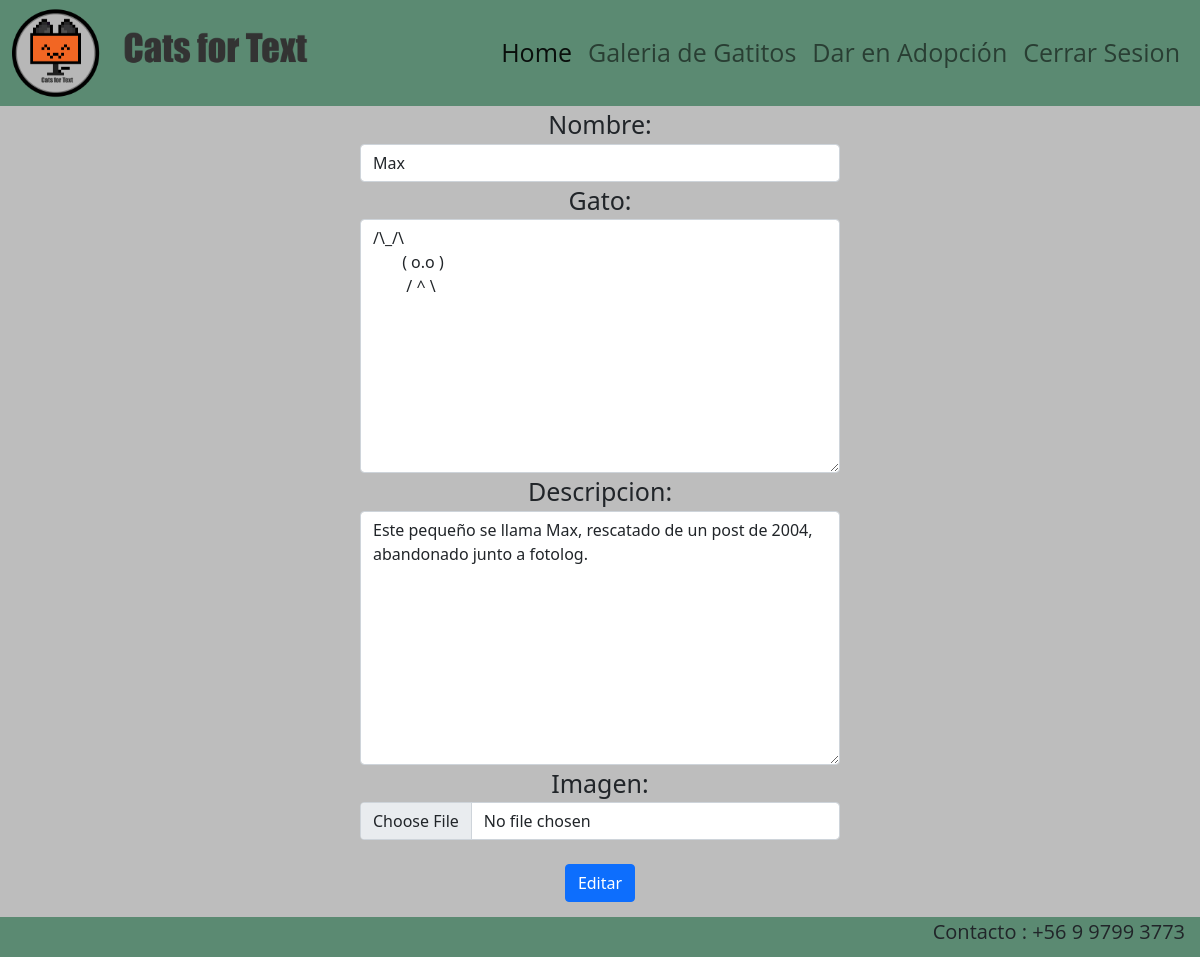
Page /editar_cat/10 (signed in) on the committed database.
### Registro/models.py (models this page shows, shortened)
class Cats(models.Model):
        name_cat = models.CharField(max_length=30)
        ascii_cat = models.TextField()
        desc_cat = models.CharField(max_length=200)
        imagen_cat = models.ImageField(upload_to="cats", null=True)

### Registro/views.py (the view)
# urls.py: path('editar_cat/<int:id_cat>', views.editar_cat ,name="editar_cat"),
@login_required(login_url='/admin/')
def editar_cat(request, id_cat):
    cat = get_object_or_404(Cats, id=id_cat)
    data = {
        'form' : CatsForm(instance=cat)
    }
    if request.method == 'POST':
        formulario = CatsForm(data=request.POST, instance=cat, files=request.FILES)
        if formulario.is_valid():
            formulario.save()
            return redirect (to="listar_cats")
        data["form"] = formulario
    return render(request, "cats/editar_cat.html", data)

### Registro/forms.py
class CatsForm(forms.ModelForm):
    class Meta:
        model = Cats
        fields = ['name_cat', 'ascii_cat', 'desc_cat', 'imagen_cat']
        labels = {
            'name_cat': 'Nombre',
            'ascii_cat': 'Gato',
            'desc_cat': 'Descripcion',
            'imagen_cat': 'Imagen',
        }
        widgets = {
            'name_cat': forms.TextInput(attrs={'class': 'form-control'}),
            'ascii_cat': forms.Textarea(attrs={'class': 'form-control'}),
            'desc_cat': forms.Textarea(attrs={'class': 'form-control'}),
            'imagen_cat': forms.FileInput(attrs={'class': 'form-control'}),
        }

### Registro/templates/cats/editar_cat.html (shortened to what this page needs)
{% extends 'cats/base.html' %}
{% load static %}
{% block css %}
<link rel="stylesheet" href="{% static 'cats/css/editar_cat.css' %}">
{% endblock %}
{% block contenido %}
    <form method="POST" id="add" enctype="multipart/form-data">
        {{ form }}
        <br>
        <button type="submit" class="btn btn-primary">Editar</button>
    </form>
{% endblock %}

### Registro/static/cats/css/editar_cat.css (style rules this page uses)
#add { text-align: center; margin-left: 30%; margin-right: 30%; }
label { text-align: center; font-size: 25px; }

### Registro/static/cats/css/base.css (style rules this page uses)
* { margin: 0; padding: 0; max-width: 100%; max-height: 100%; }

### rows in the picture
Cats: name_cat "Max", ascii_cat "/\\_/\\ ( o.o ) / ^ \\", desc_cat "Este pequeño se llama Max, rescatado de un post de 2004, abandonado junto a fotolog."
